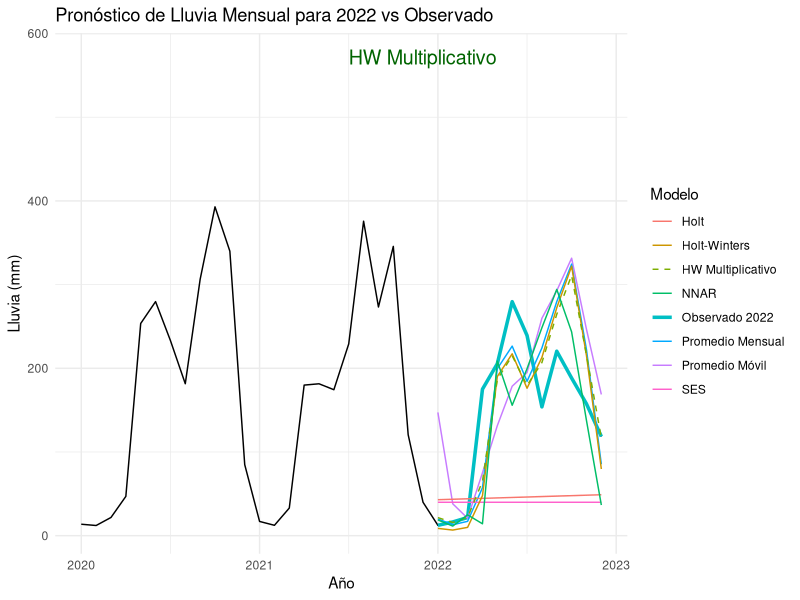
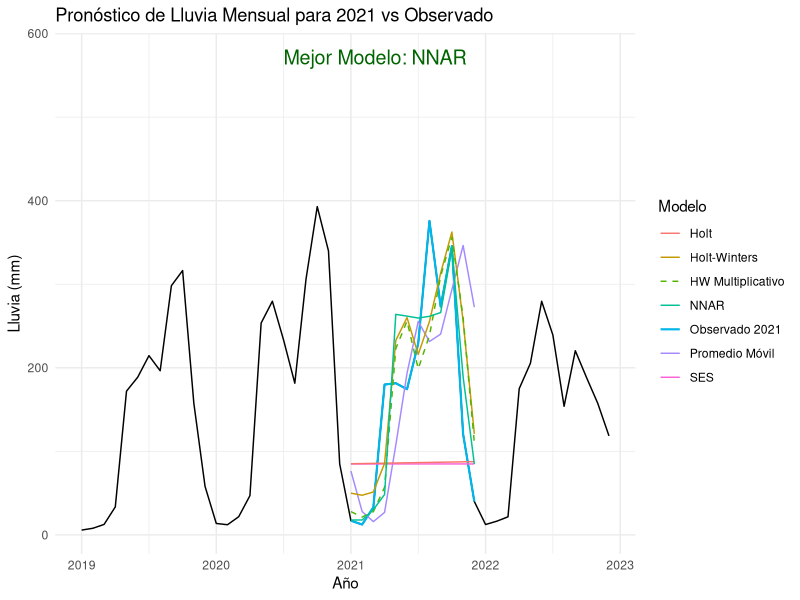
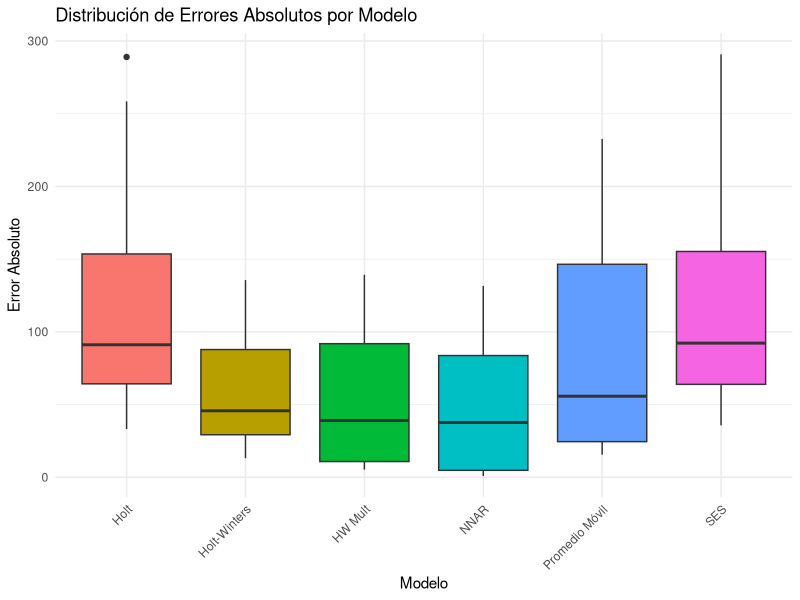
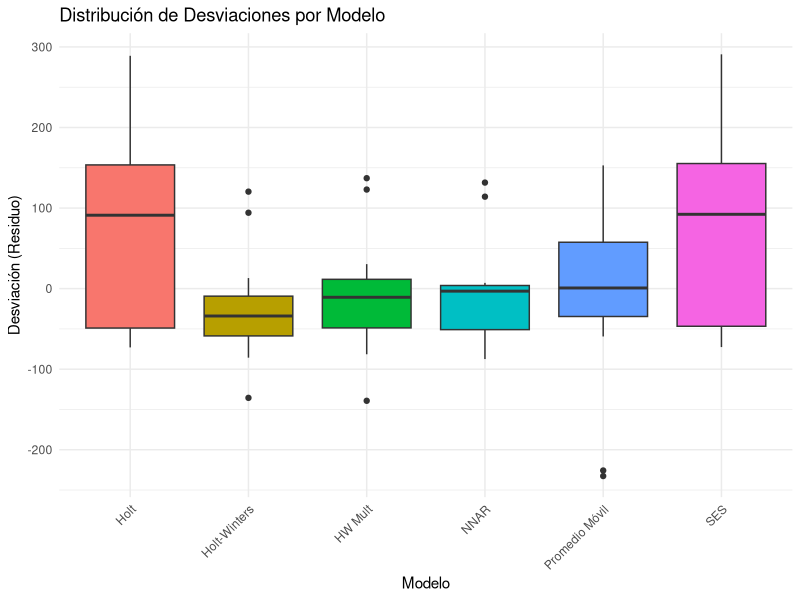
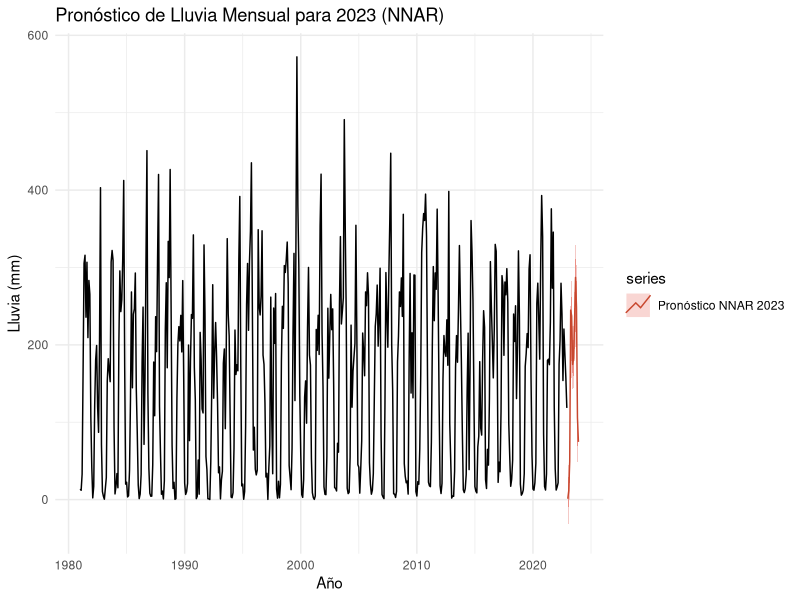

Source code (R) for these figures, in order:
## ---- chunk 1
knitr::opts_chunk$set(echo = TRUE)
## ---- chunk 2
if (!require("readxl")) install.packages("readxl")
if (!require("forecast")) install.packages("forecast")
if (!require("ggplot2")) install.packages("ggplot2")
if (!require("dplyr")) install.packages("dplyr")
if (!require("lubridate")) install.packages("lubridate")
if (!require("zoo")) install.packages("zoo")

library(readxl)
library(forecast)
library(ggplot2)
library(dplyr)
library(lubridate)
library(zoo)

# MODELO PREDICTIVO PARA EL AÑO 2022 
#CARGAR Y PREPARAR DATOS ===
datos <- read_excel("lluvia_ponderada_estaciones.xlsx")
datos$FECHA <- seq.Date(from = as.Date("1981-01-01"), by = "day", length.out = nrow(datos))

mensual <- datos %>%
  mutate(anio = year(FECHA), mes = month(FECHA)) %>%
  group_by(anio, mes) %>%
  summarise(lluvia = sum(TOTAL_PONDERADA, na.rm = TRUE)) %>%
  ungroup()

ts_mensual <- ts(mensual$lluvia, start = c(1981, 1), frequency = 12)

#DEFINIR ENTRENAMIENTO Y PRUEBA ===
train <- window(ts_mensual, end = c(2021, 12))
test <- window(ts_mensual, start = c(2022, 1), end = c(2022, 12))

# === 3. MODELOS DE PRONÓSTICO ===
mensuales_prom <- tapply(train, cycle(train), mean, na.rm = TRUE)
modelo_promedio <- ts(rep(mensuales_prom, length.out = 12), start = c(2022, 1), frequency = 12)

movil <- rollmean(train, k = 3, align = "right", fill = NA)
modelo_mov <- ts(tail(movil, 12), start = c(2022, 1), frequency = 12)

modelo_ses <- ses(train, h = 12)
modelo_holt <- holt(train, h = 12)
modelo_hw <- hw(train, seasonal = "additive", h = 12)
modelo_hw_mult <- hw(train, seasonal = "multiplicative", h = 12)
modelo_nnet <- nnetar(train, size = 7, repeats = 5)
pronostico_nnet <- forecast(modelo_nnet, h = 12)

# FUNCIÓN DE MÉTRICAS ===
calcular_metricas <- function(real, pred) {
  mad <- mean(abs(real - pred))
  mape <- mean(abs((real - pred) / real)) * 100
  desv <- sd(real - pred)
  return(c(MAD = round(mad, 2), MAPE = round(mape, 2), Desv = round(desv, 2)))
}

# COMPARACIÓN ENTRE MODELOS ===
metricas_modelos <- rbind(
  calcular_metricas(test, modelo_mov),
  calcular_metricas(test, modelo_promedio),
  calcular_metricas(test, modelo_ses$mean),
  calcular_metricas(test, modelo_holt$mean),
  calcular_metricas(test, modelo_hw$mean),
  calcular_metricas(test, modelo_hw_mult$mean),
  calcular_metricas(test, pronostico_nnet$mean)
)

comparacion_modelos <- data.frame(
  Modelo = c("Promedio Móvil", "Promedio Mensual", "SES", "Holt", "Holt-Winters", "HW Multiplicativo", "NNAR"),
  metricas_modelos
)

comparacion_modelos$Rank_MAD <- rank(comparacion_modelos$MAD)
comparacion_modelos$Rank_Desv <- rank(comparacion_modelos$Desv)
comparacion_modelos$Ranking_Promedio <- round(rowMeans(comparacion_modelos[, c("Rank_MAD", "Rank_Desv")]), 2)
mejor_modelo <- comparacion_modelos$Modelo[which.min(comparacion_modelos$Ranking_Promedio)]
comparacion_modelos$Mejor_Modelo <- ifelse(comparacion_modelos$Modelo == mejor_modelo, "✅ Mejor", "")

comparacion_modelos <- comparacion_modelos %>% arrange(Ranking_Promedio)
write.csv(comparacion_modelos, "comparacion_modelos_2022.csv", row.names = FALSE)
print(comparacion_modelos)

# EXPORTAR PRONÓSTICOS MENSUALES ===
meses <- c("Enero", "Febrero", "Marzo", "Abril", "Mayo", "Junio",
           "Julio", "Agosto", "Septiembre", "Octubre", "Noviembre", "Diciembre")

pronosticos_mensuales <- data.frame(
  Mes = meses,
  Observado_2022 = as.numeric(test),
  Promedio_Movil = as.numeric(modelo_mov),
  Promedio = as.numeric(modelo_promedio),
  SES = as.numeric(modelo_ses$mean),
  Holt = as.numeric(modelo_holt$mean),
  Holt_Winters = as.numeric(modelo_hw$mean),
  Holt_Winters_Mult = as.numeric(modelo_hw_mult$mean),
  NNAR = as.numeric(pronostico_nnet$mean)
)

fila_resumen <- data.frame(
  Mes = "Promedio MAD",
  Observado_2022 = NA,
  Promedio_Movil = round(mean(abs(test - modelo_mov), na.rm = TRUE), 2),
  Promedio = round(mean(abs(test - modelo_promedio), na.rm = TRUE), 2),
  SES = round(mean(abs(test - modelo_ses$mean), na.rm = TRUE), 2),
  Holt = round(mean(abs(test - modelo_holt$mean), na.rm = TRUE), 2),
  Holt_Winters = round(mean(abs(test - modelo_hw$mean), na.rm = TRUE), 2),
  Holt_Winters_Mult = round(mean(abs(test - modelo_hw_mult$mean), na.rm = TRUE), 2),
  NNAR = round(mean(abs(test - pronostico_nnet$mean), na.rm = TRUE), 2)
)

pronosticos_mensuales <- rbind(pronosticos_mensuales, fila_resumen)
write.csv(pronosticos_mensuales, "pronosticos_vs_observados_2022.csv", row.names = FALSE)

# GRÁFICO DE PRONÓSTICOS VS OBSERVADO 2022 ===
g <- autoplot(window(ts_mensual, start = c(2020,1))) +
  autolayer(test, series = "Observado 2022", size = 1.2) +
  autolayer(modelo_mov, series = "Promedio Móvil") +
  autolayer(modelo_promedio, series = "Promedio Mensual") +
  autolayer(modelo_ses$mean, series = "SES") +
  autolayer(modelo_holt$mean, series = "Holt") +
  autolayer(modelo_hw$mean, series = "Holt-Winters") +
  autolayer(modelo_hw_mult$mean, series = "HW Multiplicativo", linetype = "dashed") +
  autolayer(pronostico_nnet$mean, series = "NNAR") +
  ggtitle("Pronóstico de Lluvia Mensual para 2022 vs Observado") +
  ylab("Lluvia (mm)") + xlab("Año") +
  annotate("text", x = 2021.5, y = max(train, na.rm = TRUE),
           label = paste( mejor_modelo),
           color = "darkgreen", size = 5, hjust = 0) +
  guides(colour = guide_legend(title = "Modelo")) +
  theme_minimal()

print(g)

## ---- chunk 3




library(readxl)
library(forecast)
library(ggplot2)
library(dplyr)
library(lubridate)
library(zoo)

# MODELO PREDICTIVO PARA EL AÑO 2021
#CARGAR Y PREPARAR DATOS ===
datos <- read_excel("lluvia_ponderada_estaciones.xlsx")
datos$FECHA <- seq.Date(from = as.Date("1981-01-01"), by = "day", length.out = nrow(datos))

mensual <- datos %>%
  mutate(anio = year(FECHA), mes = month(FECHA)) %>%
  group_by(anio, mes) %>%
  summarise(lluvia = sum(TOTAL_PONDERADA, na.rm = TRUE)) %>%
  ungroup()

ts_mensual <- ts(mensual$lluvia, start = c(1981, 1), frequency = 12)

# DEFINIR ENTRENAMIENTO Y PRUEBA ===
train <- window(ts_mensual, end = c(2020, 12))
test <- window(ts_mensual, start = c(2021, 1), end = c(2021, 12))

# === 3. MODELOS DE PRONÓSTICO ===
movil <- rollmean(train, k = 3, align = "right", fill = NA)
modelo_mov <- ts(tail(movil, 12), start = c(2021, 1), frequency = 12)

modelo_ses <- ses(train, h = 12)
modelo_holt <- holt(train, h = 12)
modelo_hw <- hw(train, seasonal = "additive", h = 12)
modelo_hw_mult <- hw(train, seasonal = "multiplicative", h = 12)
modelo_nnet <- nnetar(train, size = 7, repeats = 5)
pronostico_nnet <- forecast(modelo_nnet, h = 12)

# FUNCIÓN DE MÉTRICAS ===
calcular_metricas <- function(real, pred) {
  mad <- mean(abs(real - pred))
  mape <- mean(abs((real - pred) / real)) * 100
  desv <- sd(real - pred)
  rmse <- sqrt(mean((real - pred)^2))
  mae <- mean(abs(real - pred))
  me <- mean(real - pred)
  mpe <- mean((real - pred) / real) * 100
  return(c(MAD = round(mad, 2), MAPE = round(mape, 2), Desv = round(desv, 2),
           RMSE = round(rmse, 2), MAE = round(mae, 2), ME = round(me, 2), MPE = round(mpe, 2)))
}

# Calcular métricas para todos los modelos en 2021
metricas_todos <- rbind(
  calcular_metricas(test, modelo_mov),
  calcular_metricas(test, modelo_ses$mean),
  calcular_metricas(test, modelo_holt$mean),
  calcular_metricas(test, modelo_hw$mean),
  calcular_metricas(test, modelo_hw_mult$mean),
  calcular_metricas(test, pronostico_nnet$mean)
)
rownames(metricas_todos) <- c("Promedio Móvil", "SES", "Holt", "Holt-Winters", "HW Mult", "NNAR")

metricas_df <- data.frame(Modelo = rownames(metricas_todos), metricas_todos)
metricas_df$Rank_MAD <- rank(metricas_df$MAD)
metricas_df$Rank_MAPE <- rank(metricas_df$MAPE)
metricas_df$Rank_Desv <- rank(metricas_df$Desv)
metricas_df$Rank_RMSE <- rank(metricas_df$RMSE)
metricas_df$Rank_MAE <- rank(metricas_df$MAE)
metricas_df$Rank_ME <- rank(abs(metricas_df$ME))
metricas_df$Rank_MPE <- rank(abs(metricas_df$MPE))
metricas_df$Ranking_Total <- round(rowMeans(metricas_df[, grepl("^Rank_", names(metricas_df))]), 2)
mejor_modelo <- metricas_df$Modelo[which.min(metricas_df$Ranking_Total)]
metricas_df$Mejor_Modelo <- ifelse(metricas_df$Modelo == mejor_modelo, "✅ Mejor", "")
metricas_df <- metricas_df %>% arrange(Ranking_Total)

knitr::kable(metricas_df, caption = "Ranking Comparado por Todas las Métricas para 2021")
write.csv(metricas_df, "ranking_metricas_modelos_2021.csv", row.names = FALSE)

# EXPORTAR PRONÓSTICOS MENSUALES ===
meses <- c("Enero", "Febrero", "Marzo", "Abril", "Mayo", "Junio",
           "Julio", "Agosto", "Septiembre", "Octubre", "Noviembre", "Diciembre")

pronosticos_mensuales <- data.frame(
  Mes = meses,
  Observado_2021 = as.numeric(test),
  Promedio_Movil = as.numeric(modelo_mov),
  SES = as.numeric(modelo_ses$mean),
  Holt = as.numeric(modelo_holt$mean),
  Holt_Winters = as.numeric(modelo_hw$mean),
  Holt_Winters_Mult = as.numeric(modelo_hw_mult$mean),
  NNAR = as.numeric(pronostico_nnet$mean)
)

fila_resumen <- data.frame(
  Mes = "Promedio MAD",
  Observado_2021 = NA,
  Promedio_Movil = round(mean(abs(test - modelo_mov), na.rm = TRUE), 2),
  SES = round(mean(abs(test - modelo_ses$mean), na.rm = TRUE), 2),
  Holt = round(mean(abs(test - modelo_holt$mean), na.rm = TRUE), 2),
  Holt_Winters = round(mean(abs(test - modelo_hw$mean), na.rm = TRUE), 2),
  Holt_Winters_Mult = round(mean(abs(test - modelo_hw_mult$mean), na.rm = TRUE), 2),
  NNAR = round(mean(abs(test - pronostico_nnet$mean), na.rm = TRUE), 2)
)

pronosticos_mensuales <- rbind(pronosticos_mensuales, fila_resumen)
write.csv(pronosticos_mensuales, "pronosticos_vs_observados_2021.csv", row.names = FALSE)

# GRÁFICO DE PRONÓSTICOS VS OBSERVADO 2021 ===
g <- autoplot(window(ts_mensual, start = c(2019,1))) +
  autolayer(test, series = "Observado 2021", size = 0.75) +
  autolayer(modelo_mov, series = "Promedio Móvil") +
  autolayer(modelo_ses$mean, series = "SES") +
  autolayer(modelo_holt$mean, series = "Holt") +
  autolayer(modelo_hw$mean, series = "Holt-Winters") +
  autolayer(modelo_hw_mult$mean, series = "HW Multiplicativo", linetype = "dashed") +
  autolayer(pronostico_nnet$mean, series = "NNAR") +
  ggtitle("Pronóstico de Lluvia Mensual para 2021 vs Observado") +
  ylab("Lluvia (mm)") + xlab("Año") +
  annotate("text", x = 2020.5, y = max(train, na.rm = TRUE),
           label = paste("Mejor Modelo:", mejor_modelo),
           color = "darkgreen", size = 5, hjust = 0) +
  guides(colour = guide_legend(title = "Modelo")) +
  theme_minimal()

print(g)

# ANÁLISIS ANOVA DE ERRORES ===
errores <- data.frame(
  Modelo = rep(c("Promedio Móvil", "SES", "Holt", "Holt-Winters", "HW Mult", "NNAR"), each = 12),
  ErrorAbs = c(
    abs(test - modelo_mov),
    abs(test - modelo_ses$mean),
    abs(test - modelo_holt$mean),
    abs(test - modelo_hw$mean),
    abs(test - modelo_hw_mult$mean),
    abs(test - pronostico_nnet$mean)
  ),
  Desv = c(
    test - modelo_mov,
    test - modelo_ses$mean,
    test - modelo_holt$mean,
    test - modelo_hw$mean,
    test - modelo_hw_mult$mean,
    test - pronostico_nnet$mean
  )
)

# ANOVA sobre error absoluto
anova_result <- aov(ErrorAbs ~ Modelo, data = errores)
summary(anova_result)

# ANOVA sobre desviación (residual)
anova_desv <- aov(Desv ~ Modelo, data = errores)
summary(anova_desv)

# BOXPLOTS DE ERRORES ===
ggplot(errores, aes(x = Modelo, y = ErrorAbs, fill = Modelo)) +
  geom_boxplot() +
  theme_minimal() +
  labs(title = "Distribución de Errores Absolutos por Modelo",
       x = "Modelo", y = "Error Absoluto") +
  theme(axis.text.x = element_text(angle = 45, hjust = 1),
        legend.position = "none")

ggplot(errores, aes(x = Modelo, y = Desv, fill = Modelo)) +
  geom_boxplot() +
  theme_minimal() +
  labs(title = "Distribución de Desviaciones por Modelo",
       x = "Modelo", y = "Desviación (Residuo)") +
  theme(axis.text.x = element_text(angle = 45, hjust = 1),
        legend.position = "none")

## ---- chunk 4



# Cargar librerías necesarias
library(readxl)
library(dplyr)
library(lubridate)
library(forecast)
library(ggplot2)
# MODELO PREDICTIVO NNAR PARA EL AÑO 2023
# === 1. Cargar y preparar datos ===
datos <- read_excel("lluvia_ponderada_estaciones.xlsx")
datos$FECHA <- seq.Date(from = as.Date("1981-01-01"), by = "day", length.out = nrow(datos))

mensual <- datos %>%
  mutate(anio = year(FECHA), mes = month(FECHA)) %>%
  group_by(anio, mes) %>%
  summarise(lluvia = sum(TOTAL_PONDERADA, na.rm = TRUE)) %>%
  ungroup()

ts_mensual <- ts(mensual$lluvia, start = c(1981, 1), frequency = 12)
train <- window(ts_mensual, end = c(2022, 12))

# === 2. Modelo NNAR y pronóstico para 2023 ===
modelo_nnet_2023 <- nnetar(train, size = 7, repeats = 20)
pronostico_2023 <- forecast(modelo_nnet_2023, h = 12, PI = TRUE, bootstrap = TRUE)

# === 3. Comparación con promedio histórico ===
prom_hist <- mean(train, na.rm = TRUE)
prom_2023 <- mean(pronostico_2023$mean)

cat("Promedio histórico (1981–2022):", round(prom_hist, 2), "mm\n")
cat("Promedio pronosticado 2023:", round(prom_2023, 2), "mm\n")

if (prom_2023 > prom_hist) {
  cat("🔼 El pronóstico de 2023 está POR ENCIMA del promedio histórico.\n")
} else if (prom_2023 < prom_hist) {
  cat("🔽 El pronóstico de 2023 está POR DEBAJO del promedio histórico.\n")
} else {
  cat("⏺ El pronóstico de 2023 ES IGUAL al promedio histórico.\n")
}

# === 4. Exportar pronóstico 2023 ===
meses <- c("Enero", "Febrero", "Marzo", "Abril", "Mayo", "Junio",
           "Julio", "Agosto", "Septiembre", "Octubre", "Noviembre", "Diciembre")

pronostico_df_2023 <- data.frame(
  Mes = meses,
  Lluvia_Pronosticada_mm = round(as.numeric(pronostico_2023$mean), 2)
)

# Añadir intervalos de confianza si están disponibles
if (!is.null(pronostico_2023$lower)) {
  pronostico_df_2023$IC_80_inf <- round(pronostico_2023$lower[,1], 2)
  pronostico_df_2023$IC_80_sup <- round(pronostico_2023$upper[,1], 2)
  pronostico_df_2023$IC_95_inf <- round(pronostico_2023$lower[,2], 2)
  pronostico_df_2023$IC_95_sup <- round(pronostico_2023$upper[,2], 2)
}

write.csv(pronostico_df_2023, "pronostico_lluvia_2023_NNAR.csv", row.names = FALSE)

# === 5. Gráfico del pronóstico ===
autoplot(train) +
  autolayer(pronostico_2023, series = "Pronóstico NNAR 2023") +
  ggtitle("Pronóstico de Lluvia Mensual para 2023 (NNAR)") +
  ylab("Lluvia (mm)") + xlab("Año") +
  theme_minimal()




